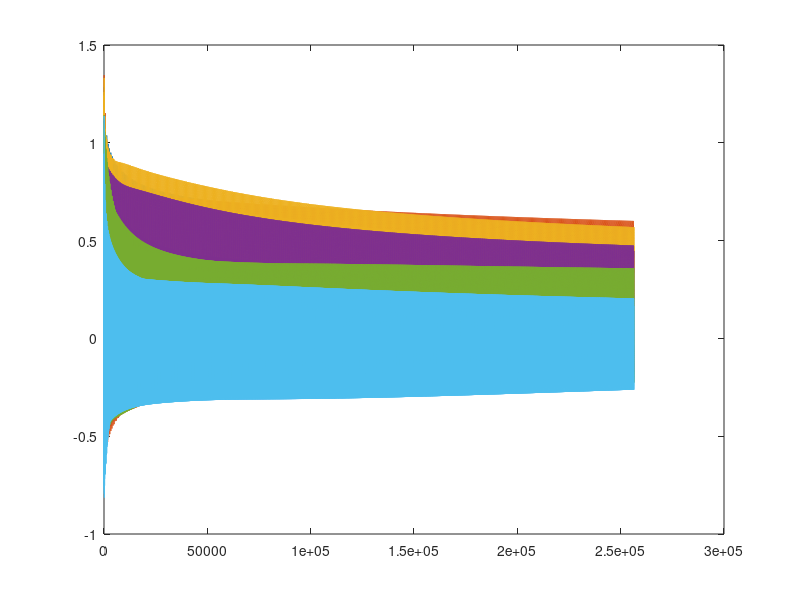
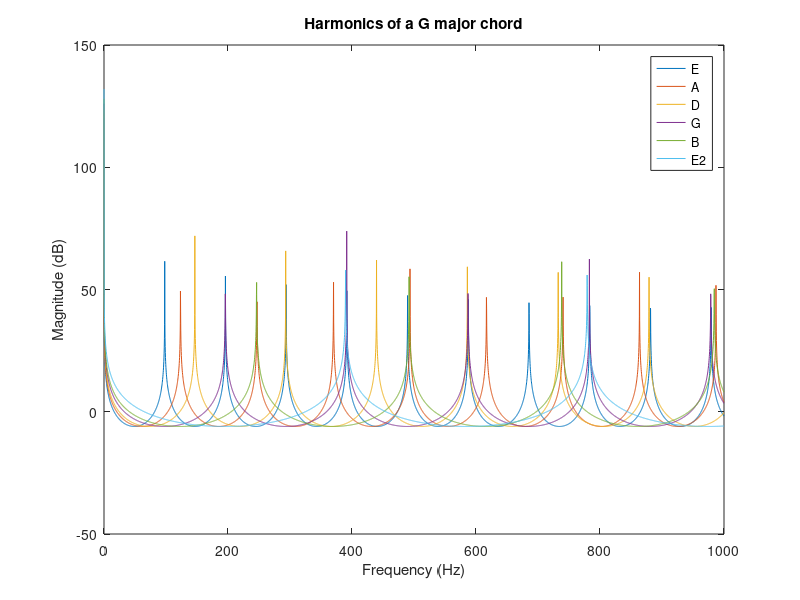

Here is the MATLAB script that generated these plots, in order:
clc;
close all;

Fs       = 64100;
A        = 110; % The A string of a guitar is normally tuned to 110 Hz
Eoffset  = -5;
Doffset  =  5;
Goffset  = 10;
Boffset  = 14;
E2offset = 19;


F = linspace(1/Fs, 1000, 2^12);

fret = [3 2 0 0 0 3];
delay = [round(Fs/(A*2^((fret(1)+Eoffset)/12))),
    round(Fs/(A*2^(fret(2)/12))), 
    round(Fs/(A*2^((fret(3)+Doffset)/12))), 
    round(Fs/(A*2^((fret(4)+Goffset)/12))), 
    round(Fs/(A*2^((fret(5)+Boffset)/12))), 
    round(Fs/(A*2^((fret(6)+E2offset)/12)))];

x = rand(1,100); %noise burst
x=[x zeros(1,4*Fs)];  
b = cell(length(delay),1);
a = cell(length(delay),1);
H = zeros(length(delay),4096);
note = zeros(length(x),length(delay));
for indx = 1:length(delay)
    
    b{indx} = 1;
    a{indx} = [1 zeros(1, delay(indx)-1) -0.5 -0.5];
    zi = rand(max(length(b{indx}),length(a{indx}))-1,1); %filter delay
    note(:,indx) = filter(b{indx},a{indx},x,zi);
    
   note(:, indx) = note(:, indx)-mean(note(:, indx));
 
    [H(indx,:),W] = freqz(b{indx}, a{indx},F, Fs);
    
end




combinedNote = sum(note,2);
combinedNote = combinedNote/max(abs(combinedNote));
sound(combinedNote, Fs); 
audiowrite('Fchord.wav',combinedNote,Fs);
plot(note); figure;
hline = plot(W,20*log10(abs(H)));
title('Harmonics of a G major chord');
xlabel('Frequency (Hz)');
ylabel('Magnitude (dB)');
legend(hline,'E','A','D','G','B','E2');